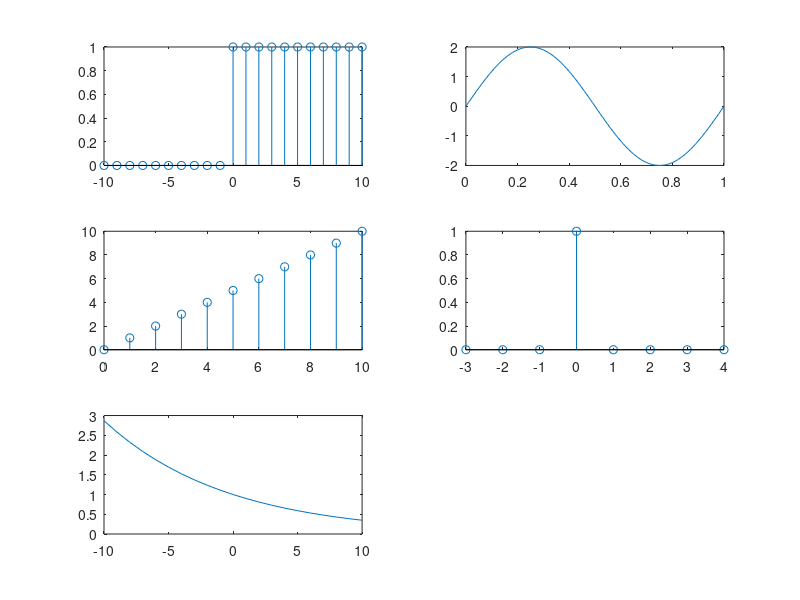

This figure's MATLAB source:

% Unit step signal
t1=-10:10;
y1=[zeros(1,10) ones(1,11)];

% Sinusoidal signal 
t2=0:0.01:1;
y2=2*sin(2*pi*t2);

% Ramp signal
t3=0:1:10;

%Unit pulse signal
t4 = -3:1:4;
y4 = [0,0,0,1,0,0,0,0];

%Exponential signal
t5 = -10:10;
alpha = 0.9;
y5 = alpha.^t5;

subplot(3,2,1), stem(t1,y1);
subplot(3,2,2), plot(t2,y2); 
subplot(3,2,3), stem(t3,t3);
subplot(3,2,4), stem(t4,y4);
subplot(3,2,5), plot(t5,y5);
